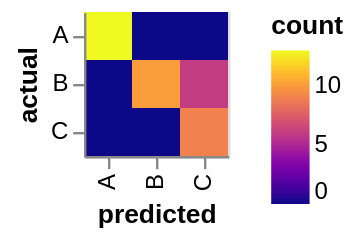

Specify this chart in Vega-Lite:
### Vega specification from a JSON file in a GitHub repository (floating-point values rounded to 4 significant figures)
{"$schema": "https://vega.github.io/schema/vega/v5.json", "autosize": "pad", "padding": 5, "style": "cell", "data": [{"name": "highlight_store"}, {"name": "source_0", "values": [{"actual": "A", "predicted": "A", "count": 13}, {"actual": "A", "predicted": "B", "count": 0}, {"actual": "A", "predicted": "C", "count": 0}, {"actual": "B", "predicted": "A", "count": 0}, {"actual": "B", "predicted": "B", "count": 10}, {"actual": "B", "predicted": "C", "count": 6}, {"actual": "C", "predicted": "A", "count": 0}, {"actual": "C", "predicted": "B", "count": 0}, {"actual": "C", "predicted": "C", "count": 9}]}, {"name": "data_0", "source": "source_0", "transform": [{"type": "identifier", "as": "_vgsid_"}, {"type": "filter", "expr": "datum[\"count\"] !== null && !isNaN(datum[\"count\"])"}]}], "signals": [{"name": "x_step", "value": 20}, {"name": "width", "update": "bandspace(domain('x').length, 0, 0) * x_step"}, {"name": "y_step", "value": 20}, {"name": "height", "update": "bandspace(domain('y').length, 0, 0) * y_step"}, {"name": "unit", "value": {}, "on": [{"events": "mousemove", "update": "isTuple(group()) ? group() : unit"}]}, {"name": "highlight", "update": "vlSelectionResolve(\"highlight_store\")"}, {"name": "highlight_tuple", "on": [{"events": [{"source": "scope", "type": "click"}], "update": "datum && item().mark.marktype !== 'group' ? {unit: \"\", fields: highlight_tuple_fields, values: [(item().isVoronoi ? datum.datum : datum)[\"_vgsid_\"]]} : null", "force": true}, {"events": [{"source": "scope", "type": "dblclick"}], "update": "null"}]}, {"name": "highlight_tuple_fields", "value": [{"type": "E", "field": "_vgsid_"}]}, {"name": "highlight_modify", "update": "modify(\"highlight_store\", highlight_tuple, true)"}], "marks": [{"name": "marks", "type": "rect", "style": ["bar"], "from": {"data": "data_0"}, "encode": {"update": {"fill": {"scale": "color", "field": "count"}, "fillOpacity": [{"test": "!(length(data(\"highlight_store\"))) || (vlSelectionTest(\"highlight_store\", datum))", "value": 1}, {"value": 0.5}], "tooltip": {"signal": "{\"actual\": ''+datum[\"actual\"], \"predicted\": ''+datum[\"predicted\"], \"count\": format(datum[\"count\"], \"\")}"}, "x": {"scale": "x", "field": "predicted"}, "width": {"scale": "x", "band": true}, "y": {"scale": "y", "field": "actual"}, "height": {"scale": "y", "band": true}}}}], "scales": [{"name": "x", "type": "band", "domain": {"data": "data_0", "field": "predicted", "sort": true}, "range": {"step": {"signal": "x_step"}}, "paddingInner": 0, "paddingOuter": 0}, {"name": "y", "type": "band", "domain": {"data": "data_0", "field": "actual", "sort": true}, "range": {"step": {"signal": "y_step"}}, "paddingInner": 0, "paddingOuter": 0}, {"name": "color", "type": "linear", "domain": {"data": "data_0", "field": "count"}, "range": {"scheme": "plasma"}, "interpolate": "hcl", "zero": false}], "axes": [{"scale": "x", "orient": "bottom", "grid": false, "title": "predicted", "labelAlign": "right", "labelAngle": 270, "labelBaseline": "middle", "zindex": 1}, {"scale": "y", "orient": "left", "grid": false, "title": "actual", "zindex": 1}], "legends": [{"fill": "color", "gradientLength": {"signal": "clamp(height, 64, 200)"}, "symbolType": "circle", "title": "count"}], "config": {"axis": {"zindex": 0}, "range": {"ramp": {"scheme": "yellowgreenblue"}}}}
